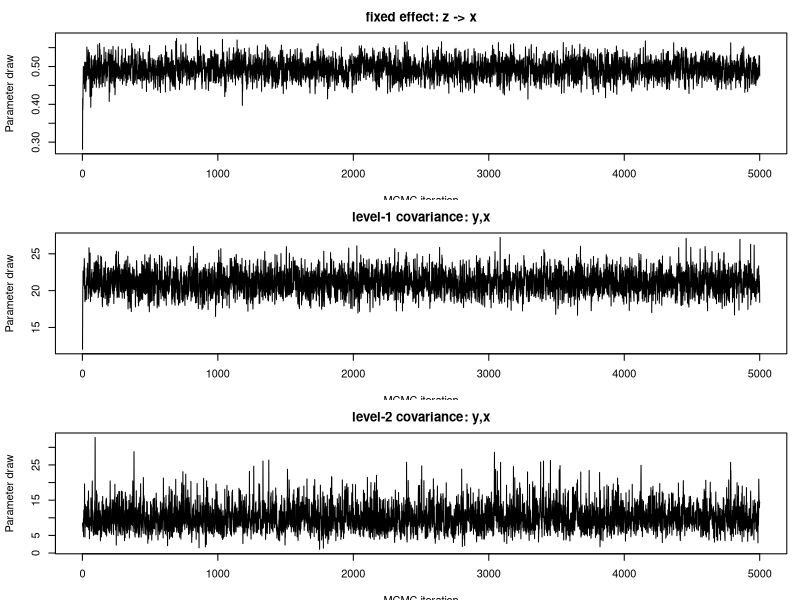
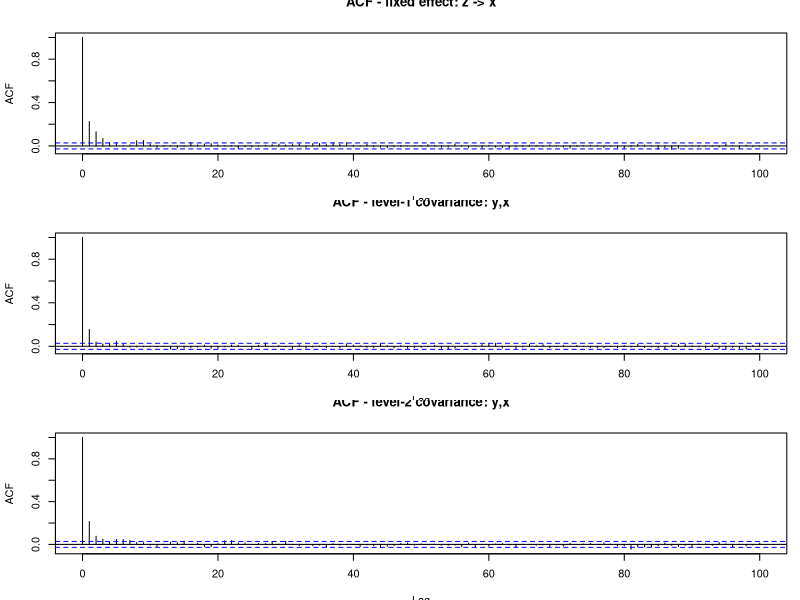
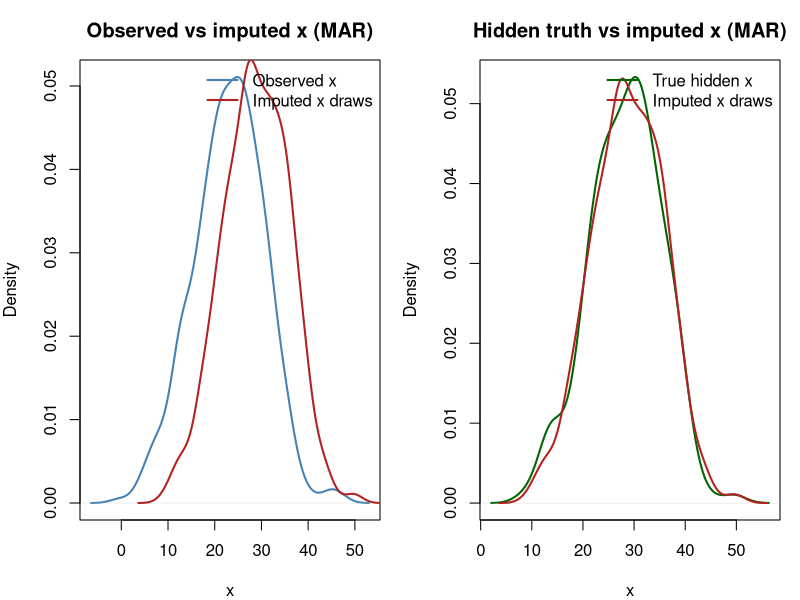

Reproduce these figures in R, in order.
# =============================================================================
# A toy demonstration of JOMO (Joint Modelling Multiple Imputation)
# -----------------------------------------------------------------------------
# Goal: show how multilevel joint-model imputation works, how the native jomo
#       code is structured, and how it behaves under MCAR / MAR / MNAR.
#
# The script is deliberately small and heavily annotated. Read it top to
# bottom. Each numbered section maps to one idea. Run it with:
#
#     Rscript jomo_demo.R
#
# or step through it interactively in RStudio.
#
# Required packages: jomo, lme4
# Optional packages: coda (Geweke diagnostic), mitml (alternative pooling)
#
# Outputs:
#   jomo_diagnostics_trace_MAR.png
#   jomo_diagnostics_acf_MAR.png
#   jomo_imputed_vs_true_MAR.png
#
# IMPORTANT SCOPE NOTE:
# This is a MULTILEVEL teaching example, not yet a complete NHANES survey
# implementation. The cluster variable is analogous to a PSU, but jomo's
# `clus` argument does not, by itself, incorporate survey weights or strata.
# =============================================================================

required_packages <- c("jomo", "lme4")
missing_packages <- required_packages[
  !vapply(required_packages, requireNamespace, logical(1), quietly = TRUE)
]

if (length(missing_packages) > 0) {
  stop(
    "Install the required package(s) before running this script: ",
    paste(missing_packages, collapse = ", "),
    "\nRun: install.packages(c(",
    paste(sprintf('"%s"', missing_packages), collapse = ", "),
    "))",
    call. = FALSE
  )
}

suppressPackageStartupMessages({
  library(jomo)
  library(lme4)
})

set.seed(42)  # same simulated population every time

# Teaching values. These are not recommendations to copy blindly into the
# final NHANES analysis; Section 6 shows how diagnostics inform the choices.
N_IMPUTATIONS <- 5L
DIAGNOSTIC_ITERATIONS <- 5000L
N_BURN <- 1000L
N_BETWEEN <- 1000L

# Set to TRUE after the main continuous example works. Section 11 then adds an
# incomplete binary variable so jomo uses its latent-normal mixed-data model.
RUN_CATEGORICAL_EXTENSION <- FALSE


# =============================================================================
# 0.  WHY SIMULATE A CLUSTERED DATASET?
# -----------------------------------------------------------------------------
# Simulation gives us two things a real incomplete dataset cannot:
#
#   1. the TRUE values that will later be hidden, and
#   2. the TRUE coefficient used to generate the outcome.
#
# We also create genuine clustering. Individuals within the same cluster share
# random intercepts, so their values are correlated. This is the key feature
# that a multilevel imputation model should preserve.
#
# The round trip is:
#   complete clustered data -> create missingness -> impute with jomo ->
#   analyze each completed dataset -> pool -> compare with the known truth.
# =============================================================================


# =============================================================================
# 1.  BUILD A COMPLETE TWO-LEVEL TOY DATASET
# -----------------------------------------------------------------------------
# 40 clusters x 15 people = 600 observations.
#
# Level 2: cluster_id
# Level 1: individual rows within each cluster
#
# The data-generating model is:
#
#   x_ij = 0.5*z_ij + b_xj + e_xij
#
#   y_ij = 2 + 0.8*x_ij + 1.5*z_ij + b_yj + e_yij
#
# where b_xj and b_yj are cluster-specific random intercepts. Our substantive
# analysis question is the fixed effect of x on y. Its TRUE value is 0.8.
#
# `z` and `y` remain fully observed. We create missingness only in `x`, just as
# in the attached MICE example. Although y is complete, it belongs in jomo's
# joint response matrix Y so its association with x helps impute missing x.
# =============================================================================

n_clusters <- 40L
people_per_cluster <- 15L
n <- n_clusters * people_per_cluster

cluster_number <- rep(seq_len(n_clusters), each = people_per_cluster)
cluster_id <- factor(cluster_number)

# Separate cluster effects for x and for the residual part of y.
cluster_effect_x <- rnorm(n_clusters, mean = 0, sd = 3)
cluster_effect_y <- rnorm(n_clusters, mean = 0, sd = 4)

z <- rnorm(n, mean = 50, sd = 10)
x <- 0.5 * z + cluster_effect_x[cluster_number] + rnorm(n, 0, 5)
y <- 2 + 0.8 * x + 1.5 * z +
  cluster_effect_y[cluster_number] + rnorm(n, 0, 3)

# An extra binary variable is generated now but ignored in the main example.
# It is used only if RUN_CATEGORICAL_EXTENSION is changed to TRUE in Section 11.
p_smoke <- plogis(-0.5 + 0.03 * (z - 50) + 0.04 * (x - mean(x)))
smoke <- factor(
  rbinom(n, size = 1, prob = p_smoke),
  levels = c(0, 1),
  labels = c("no", "yes")
)

full <- data.frame(
  cluster_id = cluster_id,
  x = x,
  y = y,
  z = z,
  smoke = smoke
)

TRUE_BETA_X <- 0.8

cat("\n=== Section 1: the complete clustered toy dataset ===\n")
print(head(full, 4))
cat(sprintf("\nRows: %d | clusters: %d | rows per cluster: %d\n",
            nrow(full), nlevels(full$cluster_id), people_per_cluster))


# =============================================================================
# 2.  IMPOSE MISSINGNESS ON x
# -----------------------------------------------------------------------------
# The probability that x is missing is:
#
#   MCAR: unrelated to every variable (a constant-probability coin flip).
#
#   MAR : related to fully OBSERVED y and z. This is a stronger teaching
#         example than making missingness depend only on z: selection on the
#         outcome can bias the complete-case regression, while jomo can use
#         y and z to recover the missing x distribution.
#
#   MNAR: related to x itself. Once x vanishes, the variable driving its
#         missingness is unobserved. Ordinary MAR-based jomo cannot generally
#         repair that without an explicit MNAR sensitivity model.
#
# Each scenario targets approximately 30% missingness.
# =============================================================================

# Convert an arbitrary score into logistic probabilities whose mean is exactly
# `target` before the random missingness draws are made.
probabilities_with_target_mean <- function(score, target = 0.30) {
  score <- as.numeric(scale(score))
  intercept <- uniroot(
    function(a) mean(plogis(a + score)) - target,
    interval = c(-20, 20)
  )$root
  plogis(intercept + score)
}

make_x_missing <- function(data, probability, seed) {
  stopifnot(length(probability) == nrow(data))
  set.seed(seed)
  out <- data
  remove_x <- runif(nrow(data)) < probability
  out$x[remove_x] <- NA_real_
  out
}

# MCAR: constant missingness probability.
p_mcar <- rep(0.30, n)

# MAR: depends on observed y and z. y receives most of the weight because
# outcome-dependent selection makes the complete-case problem easy to see.
mar_score <- 0.85 * as.numeric(scale(y)) + 0.15 * as.numeric(scale(z))
p_mar <- probabilities_with_target_mean(mar_score, target = 0.30)

# MNAR: depends on the value of x that may become unobserved.
p_mnar <- probabilities_with_target_mean(x, target = 0.30)

dat_mcar <- make_x_missing(full, p_mcar, seed = 101)
dat_mar <- make_x_missing(full, p_mar, seed = 102)
dat_mnar <- make_x_missing(full, p_mnar, seed = 103)

cat("\n=== Section 2: how much x is missing in each scenario ===\n")
cat(sprintf("MCAR: %d/%d (%.1f%%) missing\n",
            sum(is.na(dat_mcar$x)), n, 100 * mean(is.na(dat_mcar$x))))
cat(sprintf("MAR : %d/%d (%.1f%%) missing\n",
            sum(is.na(dat_mar$x)), n, 100 * mean(is.na(dat_mar$x))))
cat(sprintf("MNAR: %d/%d (%.1f%%) missing\n",
            sum(is.na(dat_mnar$x)), n, 100 * mean(is.na(dat_mnar$x))))

# A compact missingness-pattern table without requiring the mice package.
cat("\nMissingness pattern for the MAR data:\n")
print(
  as.data.frame(
    table(
      y_observed = !is.na(dat_mar$y),
      x_observed = !is.na(dat_mar$x),
      z_observed = !is.na(dat_mar$z)
    )
  )
)


# =============================================================================
# 3.  DEFINE THE SUBSTANTIVE ANALYSIS AND THE BENCHMARKS
# -----------------------------------------------------------------------------
# The substantive model is a random-intercept linear mixed model:
#
#   y ~ x + z + (1 | cluster_id)
#
# For every missingness scenario we compare:
#
#   (A) COMPLETE DATA : model fitted before any values were removed.
#   (B) COMPLETE CASE : rows with missing x are silently discarded.
#   (C) JOMO          : fit the model in each imputation and pool the results.
#
# The complete-data estimate is not exactly 0.8 because a finite simulated
# sample contains sampling noise. It is the fairest practical benchmark for
# judging what the missing-data methods recovered.
# =============================================================================

fit_analysis_model <- function(data) {
  lme4::lmer(
    y ~ x + z + (1 | cluster_id),
    data = data,
    REML = FALSE,
    na.action = na.omit,
    control = lme4::lmerControl(optimizer = "bobyqa")
  )
}

extract_x_estimate <- function(model) {
  coefficient_table <- summary(model)$coefficients
  c(
    beta_x = unname(coefficient_table["x", "Estimate"]),
    se = unname(coefficient_table["x", "Std. Error"])
  )
}

fit_slope <- function(data) {
  extract_x_estimate(fit_analysis_model(data))
}

truth <- fit_slope(full)

cat("\n=== Section 3: complete-data benchmark ===\n")
cat(sprintf("Generating beta_x: %.3f\n", TRUE_BETA_X))
cat(sprintf("Complete-data estimate: %.3f (SE %.3f)\n",
            truth["beta_x"], truth["se"]))


# =============================================================================
# 4.  TRANSLATE THE DATA INTO JOMO'S INPUTS
# -----------------------------------------------------------------------------
# Native jomo uses matrices/data frames rather than one formula:
#
#   Y    : joint outcomes. Put incomplete variables here. Fully observed y is
#          also placed here so its covariance with x helps impute x.
#
#   X    : fully observed fixed-effect predictors of every joint outcome.
#          Missing values are NOT allowed. An intercept is explicit.
#
#   Z    : predictors attached to random effects. We omit it, so jomo uses its
#          default column of 1s: a random intercept for every joint outcome.
#
#   clus : cluster membership. Supplying this makes the umbrella jomo()
#          function select a two-level imputation engine.
#
# Our joint imputation model is therefore:
#
#   (y_ij, x_ij)' = B'(1, z_ij) + u_j + e_ij
#
# with multivariate-normal level-2 random effects u_j and level-1 residuals
# e_ij. jomo estimates both covariance matrices.
# =============================================================================

make_jomo_inputs <- function(data, include_smoke = FALSE) {
  if (include_smoke) {
    Y <- data.frame(y = data$y, x = data$x, smoke = data$smoke)
  } else {
    Y <- data.frame(y = data$y, x = data$x)
  }

  X <- data.frame(
    intercept = rep(1, nrow(data)),
    z = data$z
  )

  clus <- data.frame(cluster_id = data$cluster_id)

  stopifnot(
    !anyNA(X),
    !anyNA(clus),
    is.numeric(Y$y),
    is.numeric(Y$x)
  )

  list(Y = Y, X = X, clus = clus)
}

inputs_mar <- make_jomo_inputs(dat_mar)

cat("\n=== Section 4: jomo input dimensions for MAR ===\n")
cat(sprintf("Y: %d rows x %d joint outcomes\n",
            nrow(inputs_mar$Y), ncol(inputs_mar$Y)))
cat(sprintf("X: %d rows x %d fixed-effect predictors\n",
            nrow(inputs_mar$X), ncol(inputs_mar$X)))
cat(sprintf("Clusters: %d\n", nlevels(factor(inputs_mar$clus[, 1]))))


# =============================================================================
# 5.  DRY RUN: CHECK THAT JOMO IS FITTING THE INTENDED MODEL
# -----------------------------------------------------------------------------
# The package authors recommend a very short .MCMCchain run before spending
# time on the real sampler. It answers structural questions:
#
#   - Did jomo recognize the data as clustered?
#   - Did it recognize two continuous joint outcomes?
#   - Are the fixed-effect and covariance arrays the expected dimensions?
#
# Two iterations are NOT enough for convergence. This is only a software/model
# specification check.
# =============================================================================

set.seed(500)
dry_run <- jomo::jomo.MCMCchain(
  Y = inputs_mar$Y,
  X = inputs_mar$X,
  clus = inputs_mar$clus,
  nburn = 2L,
  output = 0
)

cat("\n=== Section 5: dry-run output objects ===\n")
dry_dimensions <- lapply(
  dry_run[c("collectbeta", "collectomega", "collectu", "collectcovu")],
  dim
)
print(dry_dimensions)
cat("Expected: beta, level-1 covariance, random effects, and level-2 covariance.\n")


# =============================================================================
# 6.  RUN A LONGER MCMC CHAIN AND CHECK CONVERGENCE
# -----------------------------------------------------------------------------
# WHAT JOMO DOES UNDER THE HOOD:
#   - Unlike MICE, it does not start with a separate regression for each
#     incomplete variable. It posits ONE joint multivariate model.
#   - A Gibbs/data-augmentation sampler repeatedly draws model parameters,
#     covariance matrices, random effects, and missing values from their
#     conditional distributions under that joint model.
#   - The sampler must reach its stationary distribution before we save an
#     imputed dataset.
#
# The .MCMCchain function saves parameter draws instead of returning the final
# multiple imputations. We inspect three representative chains:
#
#   beta(z -> x)           : a fixed-effect parameter
#   residual cov(y, x)     : a level-1 covariance parameter
#   cluster cov(y, x)      : a level-2 covariance parameter
#
# Good signs: no drift, stable variation, reasonable mixing, and an ACF that
# falls toward zero. Inspect several parameters in a real analysis, especially
# covariance parameters, which often mix more slowly than fixed effects.
# =============================================================================

cat(sprintf("\n=== Section 6: running %d diagnostic MCMC iterations (MAR) ===\n",
            DIAGNOSTIC_ITERATIONS))

set.seed(501)
diagnostic_mar <- jomo::jomo.MCMCchain(
  Y = inputs_mar$Y,
  X = inputs_mar$X,
  clus = inputs_mar$clus,
  nburn = DIAGNOSTIC_ITERATIONS,
  output = 0
)

diagnostic_traces <- list(
  `fixed effect: z -> x` = as.numeric(
    diagnostic_mar$collectbeta["z", "x", ]
  ),
  `level-1 covariance: y,x` = as.numeric(
    diagnostic_mar$collectomega["y", "x", ]
  ),
  `level-2 covariance: y,x` = as.numeric(
    diagnostic_mar$collectcovu["y*Z1", "x*Z1", ]
  )
)

png("jomo_diagnostics_trace_MAR.png", width = 1000, height = 900)
par(mfrow = c(3, 1), mar = c(3.5, 4.2, 2.5, 1))
for (trace_name in names(diagnostic_traces)) {
  plot(
    diagnostic_traces[[trace_name]],
    type = "l",
    xlab = "MCMC iteration",
    ylab = "Parameter draw",
    main = trace_name
  )
}
dev.off()

png("jomo_diagnostics_acf_MAR.png", width = 1000, height = 900)
par(mfrow = c(3, 1), mar = c(3.5, 4.2, 2.5, 1))
for (trace_name in names(diagnostic_traces)) {
  acf(
    diagnostic_traces[[trace_name]],
    lag.max = 100,
    main = paste("ACF -", trace_name)
  )
}
dev.off()

# Show the remaining autocorrelation at the proposed distance between saved
# imputations. Values near zero suggest that N_BETWEEN is amply spaced for the
# inspected parameters. Always judge this together with the plots.
acf_at_lag <- function(x, lag) {
  as.numeric(acf(x, plot = FALSE, lag.max = lag)$acf[lag + 1L])
}

spacing_acf <- vapply(
  diagnostic_traces,
  acf_at_lag,
  numeric(1),
  lag = N_BETWEEN
)

cat(sprintf("\nAutocorrelation at proposed nbetween = %d:\n", N_BETWEEN))
print(round(spacing_acf, 3))

# Geweke is optional and complements rather than replaces trace/ACF review.
# A rough screening rule is |z| < 1.96, but passing it does not prove that the
# whole high-dimensional sampler has converged.
if (requireNamespace("coda", quietly = TRUE)) {
  geweke_z <- vapply(
    diagnostic_traces,
    function(x) coda::geweke.diag(coda::mcmc(x))$z,
    numeric(1)
  )
  cat("\nOptional Geweke z-scores:\n")
  print(round(geweke_z, 3))
  cat("Use |z| < 1.96 only as a rough screen; inspect the plots too.\n")
} else {
  cat("\nOptional Geweke diagnostic skipped: package 'coda' is not installed.\n")
}

cat("\nSaved jomo_diagnostics_trace_MAR.png and jomo_diagnostics_acf_MAR.png\n")
cat(sprintf(
  "Demo settings used below: nburn = %d, nbetween = %d, nimp = %d.\n",
  N_BURN, N_BETWEEN, N_IMPUTATIONS
))
cat("Change these only after reviewing your own chain diagnostics.\n")


# =============================================================================
# 7.  GENERATE MULTIPLE IMPUTATIONS WITH JOMO
# -----------------------------------------------------------------------------
# `nburn`    = MCMC updates before the first saved completed dataset.
# `nbetween` = MCMC updates between successive completed datasets.
# `nimp`     = number of completed datasets retained.
#
# WHY nimp = 5 INSTEAD OF 1:
# A single completed dataset hides uncertainty about the missing values.
# Multiple datasets are allowed to disagree. Rubin's rules later combine:
#
#   - within-imputation uncertainty from each fitted model, and
#   - between-imputation uncertainty from disagreement across imputations.
#
# Five is useful for a quick teaching example, not necessarily enough for the
# final NHANES project. The final number should reflect missing information and
# the desired Monte Carlo precision.
# =============================================================================

run_jomo <- function(data, seed) {
  inputs <- make_jomo_inputs(data)
  set.seed(seed)

  jomo::jomo(
    Y = inputs$Y,
    X = inputs$X,
    clus = inputs$clus,
    nburn = N_BURN,
    nbetween = N_BETWEEN,
    nimp = N_IMPUTATIONS,
    meth = "common",  # common level-1 covariance matrix across clusters
    output = 0
  )
}

cat("\n=== Section 7: creating the final imputations ===\n")
imp_mcar <- run_jomo(dat_mcar, seed = 701)
imp_mar <- run_jomo(dat_mar, seed = 702)
imp_mnar <- run_jomo(dat_mnar, seed = 703)

cat("Created MCAR, MAR, and MNAR jomo objects.\n")

# Native jomo returns LONG data:
#   Imputation == 0 : original incomplete data
#   Imputation == 1,...,5 : completed datasets
cat("\nImputation labels in the MAR object:\n")
print(table(imp_mar$Imputation))


# =============================================================================
# 8.  INSPECT THE COMPLETED DATASETS
# -----------------------------------------------------------------------------
# We split jomo's stacked output into a list, restore the analysis-friendly
# cluster_id name, and then verify four basic properties:
#
#   1. all missing x values were filled,
#   2. originally observed x values were not changed,
#   3. imputations differ from one another, and
#   4. the cluster structure is still present.
# =============================================================================

jomo_completed_list <- function(jomo_output) {
  imputation_numbers <- sort(unique(
    jomo_output$Imputation[jomo_output$Imputation > 0]
  ))

  completed <- lapply(imputation_numbers, function(k) {
    out <- jomo_output[jomo_output$Imputation == k, , drop = FALSE]
    out <- out[order(out$id), , drop = FALSE]
    out$cluster_id <- factor(out$clus)
    rownames(out) <- NULL
    out
  })

  names(completed) <- paste0("imputation_", imputation_numbers)
  completed
}

completed_mcar <- jomo_completed_list(imp_mcar)
completed_mar <- jomo_completed_list(imp_mar)
completed_mnar <- jomo_completed_list(imp_mnar)

mar_missing_rows <- which(is.na(dat_mar$x))
mar_observed_rows <- which(!is.na(dat_mar$x))

imputed_x_mar <- vapply(
  completed_mar,
  function(data) data$x[mar_missing_rows],
  numeric(length(mar_missing_rows))
)

cat("\n=== Section 8: first missing x cells across five MAR imputations ===\n")
print(round(head(imputed_x_mar, 6), 2))

all_x_filled <- all(vapply(
  completed_mar,
  function(data) !anyNA(data$x),
  logical(1)
))

largest_change_to_observed_x <- max(vapply(
  completed_mar,
  function(data) max(abs(
    data$x[mar_observed_rows] - dat_mar$x[mar_observed_rows]
  )),
  numeric(1)
))

cat(sprintf("\nAll MAR x values filled: %s\n", all_x_filled))
cat(sprintf("Largest change to an originally observed x: %.12f\n",
            largest_change_to_observed_x))

# A simple intraclass correlation (ICC) check for x. The five imputed ICCs do
# not need to equal the complete-data ICC exactly, but they should retain the
# clear within-cluster dependence instead of treating every row as independent.
icc_x <- function(data) {
  model <- lme4::lmer(
    x ~ 1 + (1 | cluster_id),
    data = data,
    REML = TRUE,
    na.action = na.omit,
    control = lme4::lmerControl(optimizer = "bobyqa")
  )
  variance_table <- as.data.frame(lme4::VarCorr(model))
  between <- variance_table$vcov[variance_table$grp == "cluster_id"][1]
  within <- variance_table$vcov[variance_table$grp == "Residual"][1]
  between / (between + within)
}

complete_icc <- icc_x(full)
imputed_iccs <- vapply(completed_mar, icc_x, numeric(1))

cat(sprintf("\nComplete-data ICC for x: %.3f\n", complete_icc))
cat("ICC for x in each MAR imputation:\n")
print(round(imputed_iccs, 3))

# Compare both observed and truly missing x values with the pooled imputed
# draws. Under MAR, the observed and imputed distributions need not be
# identical: the missing rows were systematically selected using y and z.
observed_x_mar <- dat_mar$x[mar_observed_rows]
true_missing_x_mar <- full$x[mar_missing_rows]
pooled_imputed_x_mar <- as.numeric(imputed_x_mar)

png("jomo_imputed_vs_true_MAR.png", width = 1100, height = 500)
par(mfrow = c(1, 2), mar = c(4, 4, 3, 1))

plot(
  density(observed_x_mar),
  lwd = 2,
  col = "steelblue",
  main = "Observed vs imputed x (MAR)",
  xlab = "x"
)
lines(density(pooled_imputed_x_mar), lwd = 2, col = "firebrick")
legend(
  "topright",
  legend = c("Observed x", "Imputed x draws"),
  col = c("steelblue", "firebrick"),
  lwd = 2,
  bty = "n"
)

plot(
  density(true_missing_x_mar),
  lwd = 2,
  col = "darkgreen",
  main = "Hidden truth vs imputed x (MAR)",
  xlab = "x"
)
lines(density(pooled_imputed_x_mar), lwd = 2, col = "firebrick")
legend(
  "topright",
  legend = c("True hidden x", "Imputed x draws"),
  col = c("darkgreen", "firebrick"),
  lwd = 2,
  bty = "n"
)

dev.off()
cat("\nSaved jomo_imputed_vs_true_MAR.png\n")


# =============================================================================
# 9.  FIT EACH IMPUTED DATASET AND POOL WITH RUBIN'S RULES
# -----------------------------------------------------------------------------
# The substantive analysis model is fitted separately to all five completed
# datasets. Nothing is pooled until all five model fits exist.
#
# For the x coefficient:
#
#   Qbar = average of the five coefficient estimates
#   Ubar = average of the five estimated variances (SE^2)
#   B    = variance of the five coefficient estimates
#   T    = Ubar + (1 + 1/m)*B
#
# The total SE is sqrt(T). The B term is the extra uncertainty caused by not
# knowing the missing x values. A single imputation would omit that term.
#
# This helper implements the standard large-sample Rubin pooling formulas so
# the arithmetic is visible. In the full project we can use mitml or another
# tested pooling layer, especially for multi-parameter tests and small-sample
# degrees-of-freedom adjustments.
# =============================================================================

fit_all_imputations <- function(completed_list) {
  lapply(completed_list, fit_analysis_model)
}

pool_x_with_rubin <- function(fitted_models) {
  m <- length(fitted_models)

  estimates <- vapply(
    fitted_models,
    function(model) unname(lme4::fixef(model)["x"]),
    numeric(1)
  )

  variances <- vapply(
    fitted_models,
    function(model) unname(as.matrix(stats::vcov(model))["x", "x"]),
    numeric(1)
  )

  q_bar <- mean(estimates)
  u_bar <- mean(variances)
  b <- stats::var(estimates)
  total_variance <- u_bar + (1 + 1 / m) * b
  pooled_se <- sqrt(total_variance)

  if (b <= .Machine$double.eps) {
    relative_increase <- 0
    df <- Inf
    fmi <- 0
  } else {
    relative_increase <- ((1 + 1 / m) * b) / u_bar
    df <- (m - 1) * (1 + 1 / relative_increase)^2
    fmi <- (relative_increase + 2 / (df + 3)) /
      (relative_increase + 1)
  }

  critical_value <- stats::qt(0.975, df = df)

  list(
    estimates = estimates,
    variances = variances,
    summary = c(
      beta_x = q_bar,
      se = pooled_se,
      df = df,
      fmi = fmi,
      ci_low = q_bar - critical_value * pooled_se,
      ci_high = q_bar + critical_value * pooled_se,
      within_variance = u_bar,
      between_variance = b,
      total_variance = total_variance
    )
  )
}

fits_mcar <- fit_all_imputations(completed_mcar)
fits_mar <- fit_all_imputations(completed_mar)
fits_mnar <- fit_all_imputations(completed_mnar)

pool_mcar <- pool_x_with_rubin(fits_mcar)
pool_mar <- pool_x_with_rubin(fits_mar)
pool_mnar <- pool_x_with_rubin(fits_mnar)

# The same native jomo output can instead be handed to mitml. This is the
# package-supported route to use later when you want more general pooled tests:
#
# if (requireNamespace("mitml", quietly = TRUE)) {
#   imp_mar_mitml <- mitml::jomo2mitml.list(imp_mar)
#   fits_mar_mitml <- with(
#     imp_mar_mitml,
#     lme4::lmer(y ~ x + z + (1 | clus), REML = FALSE)
#   )
#   print(mitml::testEstimates(fits_mar_mitml))
# }

cat("\n=== Section 9: the five MAR estimates before pooling ===\n")
print(round(pool_mar$estimates, 4))

cat("\nMAR Rubin components:\n")
cat(sprintf("Average estimate (Qbar)      : %.4f\n", pool_mar$summary["beta_x"]))
cat(sprintf("Within-imputation variance  : %.6f\n",
            pool_mar$summary["within_variance"]))
cat(sprintf("Between-imputation variance : %.6f\n",
            pool_mar$summary["between_variance"]))
cat(sprintf("Total variance              : %.6f\n",
            pool_mar$summary["total_variance"]))
cat(sprintf("Pooled SE                   : %.4f\n", pool_mar$summary["se"]))
cat(sprintf("Fraction missing information: %.3f\n", pool_mar$summary["fmi"]))


# =============================================================================
# 10. COMPARE COMPLETE DATA, COMPLETE CASES, AND JOMO
# -----------------------------------------------------------------------------
# What we expect across repeated simulations:
#
#   MCAR: complete cases and jomo are both approximately unbiased. Jomo can
#         recover information and therefore may improve efficiency.
#
#   MAR : complete-case analysis can be biased here because whether x is
#         observed depends on y. Jomo conditions on the observed y and z and
#         should move the estimate back toward the complete-data result.
#
#   MNAR: ordinary jomo and complete-case analysis can both be biased. The
#         missingness still depends on the unseen x after conditioning on the
#         imputation variables. A plausible-looking SE cannot repair a wrong
#         missingness assumption.
#
# One random toy sample will not reproduce the exact theoretical ordering every
# time. Judge the pattern, not whether every printed decimal is perfect.
# =============================================================================

normal_ci <- function(estimate, se) {
  estimate + c(-1, 1) * stats::qnorm(0.975) * se
}

comparison_rows <- function(scenario, incomplete_data, pooled_object) {
  cc <- fit_slope(incomplete_data)
  mi <- pooled_object$summary

  truth_ci <- normal_ci(truth["beta_x"], truth["se"])
  cc_ci <- normal_ci(cc["beta_x"], cc["se"])

  rbind(
    data.frame(
      scenario = scenario,
      method = "complete data",
      beta_x = unname(truth["beta_x"]),
      se = unname(truth["se"]),
      df = NA_real_,
      fmi = NA_real_,
      ci_low = truth_ci[1],
      ci_high = truth_ci[2]
    ),
    data.frame(
      scenario = scenario,
      method = "complete case",
      beta_x = unname(cc["beta_x"]),
      se = unname(cc["se"]),
      df = NA_real_,
      fmi = NA_real_,
      ci_low = cc_ci[1],
      ci_high = cc_ci[2]
    ),
    data.frame(
      scenario = scenario,
      method = "jomo pooled",
      beta_x = unname(mi["beta_x"]),
      se = unname(mi["se"]),
      df = unname(mi["df"]),
      fmi = unname(mi["fmi"]),
      ci_low = unname(mi["ci_low"]),
      ci_high = unname(mi["ci_high"])
    )
  )
}

results <- rbind(
  comparison_rows("MCAR", dat_mcar, pool_mcar),
  comparison_rows("MAR", dat_mar, pool_mar),
  comparison_rows("MNAR", dat_mnar, pool_mnar)
)

results$bias_from_generating_beta <- results$beta_x - TRUE_BETA_X
results$difference_from_complete_data <- results$beta_x - truth["beta_x"]
rownames(results) <- NULL

cat("\n=== Section 10: THE PAYOFF TABLE (generating beta_x = 0.8) ===\n")
print(format(results, digits = 3, nsmall = 3), row.names = FALSE)

cat("\nHow to read the table:\n")
cat(" * Compare beta_x with both 0.800 and the finite-sample complete-data row.\n")
cat(" * MCAR: CC and jomo should both be approximately unbiased.\n")
cat(" * MAR : jomo should usually recover more of the outcome-dependent loss.\n")
cat(" * MNAR: neither ordinary MAR-based approach is guaranteed to recover truth.\n")
cat(" * FMI quantifies how much pooled uncertainty is attributable to missingness.\n")


# =============================================================================
# 11. OPTIONAL: ADD AN INCOMPLETE BINARY VARIABLE
# -----------------------------------------------------------------------------
# Change RUN_CATEGORICAL_EXTENSION near the top to TRUE after the continuous
# example is understood. jomo will see numeric y/x plus factor smoke and select
# a mixed-data engine (jomo1ranmix). It represents binary smoke with an
# underlying latent normal variable during MCMC, then converts imputed latent
# draws back to the observed categories.
#
# This block demonstrates data-type handling only. If smoke were part of the
# substantive analysis, that analysis would also need to be fitted and pooled.
# =============================================================================

if (RUN_CATEGORICAL_EXTENSION) {
  mixed_data <- dat_mar
  set.seed(1101)
  remove_smoke <- runif(nrow(mixed_data)) < 0.20
  mixed_data$smoke[remove_smoke] <- NA

  mixed_inputs <- make_jomo_inputs(mixed_data, include_smoke = TRUE)

  stopifnot(is.factor(mixed_inputs$Y$smoke))

  cat("\n=== Section 11: optional continuous + binary imputation ===\n")
  cat(sprintf("Missing smoke values: %d\n", sum(is.na(mixed_data$smoke))))
  cat("jomo should report that it selected jomo1ranmix.\n")

  set.seed(1102)
  imp_mixed <- jomo::jomo(
    Y = mixed_inputs$Y,
    X = mixed_inputs$X,
    clus = mixed_inputs$clus,
    nburn = N_BURN,
    nbetween = N_BETWEEN,
    nimp = N_IMPUTATIONS,
    meth = "common",
    output = 1
  )

  cat("\nSmoke distribution across completed datasets:\n")
  print(prop.table(table(
    imp_mixed$smoke[imp_mixed$Imputation > 0],
    useNA = "ifany"
  )))
}


# =============================================================================
# 12. WHAT THIS DOES -- AND DOES NOT -- ESTABLISH FOR NHANES
# -----------------------------------------------------------------------------
# This example establishes the mechanics needed for the next project step:
#
#   - create Y / X / clus inputs,
#   - preserve a two-level dependence structure,
#   - run a dry check,
#   - diagnose MCMC convergence,
#   - choose nburn / nbetween,
#   - create multiple completed datasets,
#   - fit and pool the substantive model.
#
# It does NOT establish that setting clus = PSU fully incorporates the NHANES
# sample design. For the real project we still need to decide, justify, and
# test how to handle:
#
#   - a verified unique PSU identifier within the combined cycles,
#   - strata,
#   - examination/interview/subsample weights,
#   - survey-weighted substantive analyses after imputation, and
#   - whether design variables enter as fixed predictors, grouping variables,
#     or through some other survey-aware imputation strategy.
#
# Ordinary jomo assumes MAR given the imputation-model information. MCAR was a
# convenient first scenario, not an assumption required by the method. MNAR
# requires explicit sensitivity analysis rather than a standard jomo run.
# =============================================================================

cat("\nDone. Re-read Sections 4, 6, 7, 9, 10, and 12 for the teach-back.\n")
cat("Core sentence: jomo fits one multilevel joint distribution, uses MCMC to\n")
cat("draw missing values and parameters, and Rubin's rules carry imputation\n")
cat("uncertainty into the final pooled estimate.\n")
